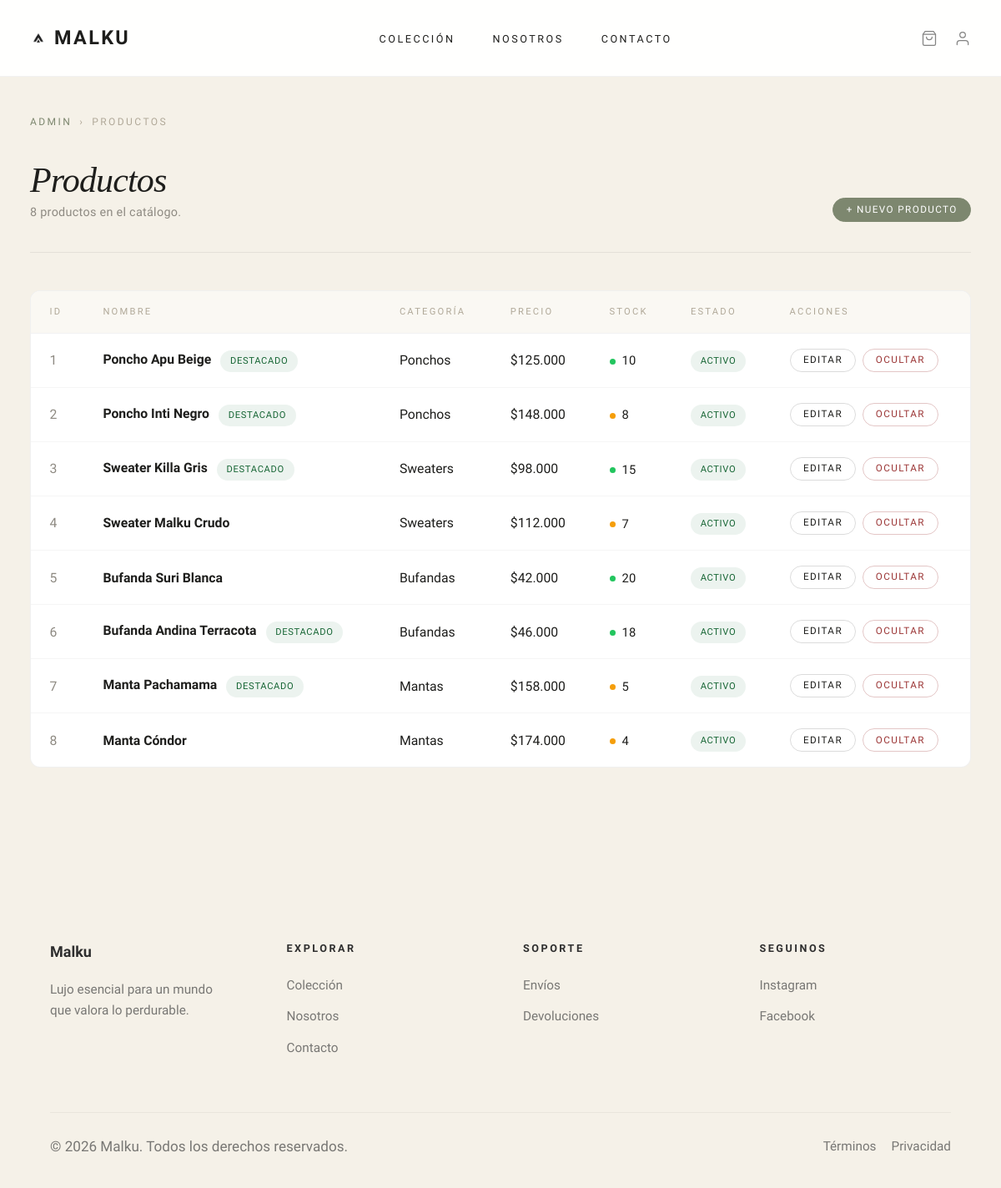
The app's page /public/admin/productos (signed in), older data.
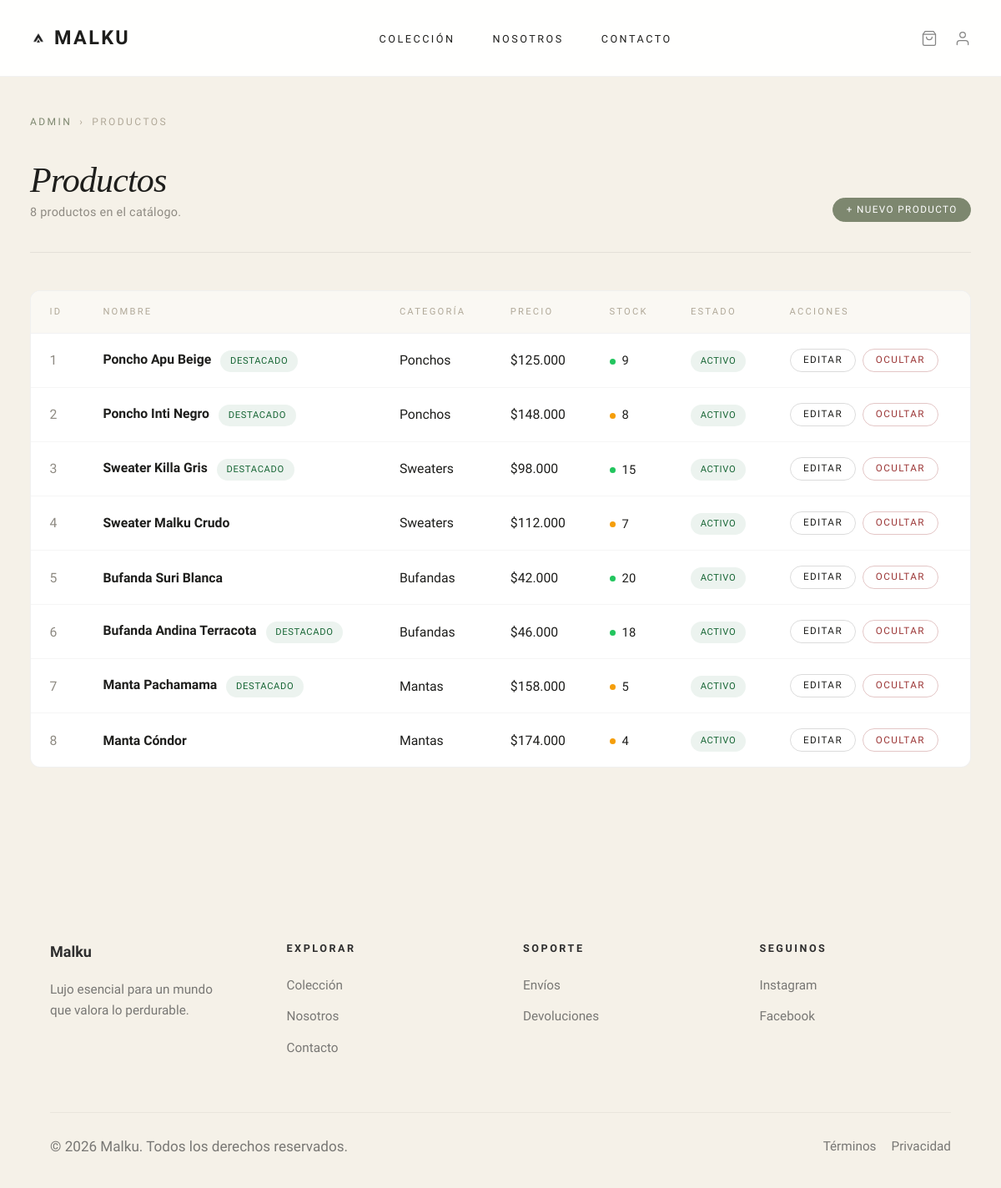
The same page, newer data.
### tables this page shows
CREATE TABLE `productos` (
  `id` int(11) NOT NULL,
  `categoria_id` int(11) NOT NULL,
  `nombre` varchar(150) NOT NULL,
  `slug` varchar(180) NOT NULL,
  `descripcion` text NOT NULL,
  `precio` decimal(10,2) NOT NULL,
  `stock` int(11) DEFAULT 0,
  `imagen_principal` varchar(255) NOT NULL,
  `destacado` tinyint(1) DEFAULT 0,
  `estado` enum('activo','oculto','agotado') DEFAULT 'activo',
  `fecha_creacion` timestamp NOT NULL DEFAULT current_timestamp(),
  `fecha_actualizacion` timestamp NOT NULL DEFAULT current_timestamp() ON UPDATE current_timestamp(),
  `materiales` text DEFAULT NULL,
  `cuidados` text DEFAULT NULL
);

CREATE TABLE `categorias` (
  `id` int(11) NOT NULL,
  `nombre` varchar(100) NOT NULL,
  `slug` varchar(120) NOT NULL,
  `descripcion` text DEFAULT NULL,
  `imagen` varchar(255) DEFAULT NULL,
  `estado` enum('activa','oculta') DEFAULT 'activa',
  `fecha_creacion` timestamp NOT NULL DEFAULT current_timestamp()
);

### app/controllers/admin/ProductoAdminController.php (called while the page is built, shortened)
<?php
require_once __DIR__ . '/../../repositories/ProductoRepository.php';
class ProductoAdminController
{
    private $repo;
    public function __construct()
    {
        $this->repo    = new ProductoRepository();
    }
    public function index()
    {
        $productos = $this->repo->obtenerTodos();
        require_once __DIR__ . '/../../views/admin/productos/index.php';
    }
}

### public/index.php (called while the page is built, shortened)
<?php
require_once __DIR__ .
    '/../routes/web.php';

### config/database.php (called while the page is built, shortened)
<?php
class Database
{
    private $HOST = 'localhost';
    private $DB_NAME = 'malku';
    private $USER = 'root';
    private $PASSWORD = '';
    private $CHARSET = 'utf8mb4';
    public function conectar()
    {
        try {
            $DSN = "mysql:host={$this->HOST};dbname={$this->DB_NAME};charset={$this->CHARSET}";
            $this->conexion = new PDO(
                $DSN,
                $this->USER,
                $this->PASSWORD
            );
            $this->conexion->setAttribute(
                PDO::ATTR_ERRMODE,
                PDO::ERRMODE_EXCEPTION
            );
            $this->conexion->setAttribute(
                PDO::ATTR_DEFAULT_FETCH_MODE,
                PDO::FETCH_ASSOC
            );
            $this->conexion->setAttribute(
                PDO::ATTR_EMULATE_PREPARES,
                false
            );
            return $this->conexion;
        } catch (PDOException $error) {
            die(
                'Error de conexión a la base de datos: ' .
                $error->getMessage()
            );
        }
    }
}

### app/repositories/ProductoRepository.php (called while the page is built, shortened)
<?php
require_once __DIR__ . '/../../config/database.php';
class ProductoRepository
{
    private $conexion;
    public function __construct($conexion = null)
    {
        if ($conexion) {
            $this->conexion = $conexion;
        } else {
            $this->conexion = (new Database())->conectar();
        }
    }
    public function obtenerTodos()
    {
        return $this->conexion->query("
            SELECT p.*, c.nombre AS categoria_nombre
            FROM productos p
            LEFT JOIN categorias c ON p.categoria_id = c.id
            ORDER BY p.fecha_creacion DESC
        ")->fetchAll(PDO::FETCH_ASSOC);
    }
}

### app/views/admin/productos/index.php (the view, shortened to what the changed rows need)
<?php require_once __DIR__ . '/../../layouts/header.php'; ?>
<main class="admin-page">
<div class="admin-wrap">
    <div class="admin-page-header">
        <div>
            <h1 class="admin-page-title">Productos</h1>
        </div>
    </div>
    <?php if (empty($productos)): ?>
    <div class="admin-empty">
        <p>No hay productos cargados todavía.</p>
        <a href="<?= BASE_URL ?>/admin/productos/crear" class="btn-admin">Crear primer producto</a>
    </div>
    <?php else: ?>
    <div class="admin-table-wrap">
        <table class="admin-table">
            <thead>
                <tr>
                    <th>ID</th>
                    <th>Nombre</th>
                    <th>Categoría</th>
                    <th>Precio</th>
                    <th>Stock</th>
                    <th>Estado</th>
                    <th>Acciones</th>
                </tr>
            </thead>
            <tbody>
            <?php foreach ($productos as $p): ?>
            <tr>
                <td style="color:#8e8a82"><?= $p['id'] ?></td>
                <td>
                    <strong><?= htmlspecialchars($p['nombre']) ?></strong>
                    <?php if ($p['destacado']): ?><span class="badge badge--activo" style="margin-left:0.4rem">Destacado</span><?php endif; ?>
                </td>
                <td><?= htmlspecialchars($p['categoria_nombre'] ?? '—') ?></td>
                <td>$<?= number_format($p['precio'], 0, ',', '.') ?></td>
                <td>
                    <?php
                    $s = (int)$p['stock'];
                    if ($s === 0)      echo '<span class="stock-dot stock-dot--out">'      . $s . '</span>';
                    elseif ($s <= 3)   echo '<span class="stock-dot stock-dot--critical">' . $s . '</span>';
                    elseif ($s <= 8)   echo '<span class="stock-dot stock-dot--low">'      . $s . '</span>';
                    else               echo '<span class="stock-dot stock-dot--ok">'       . $s . '</span>';
                    ?>
                </td>
                <td><span class="badge badge--<?= $p['estado'] ?>"><?= ucfirst($p['estado']) ?></span></td>
                <td>
                    <div class="table-actions">
                        <a href="<?= BASE_URL ?>/admin/productos/editar/<?= $p['id'] ?>" class="btn-admin-secondary btn-admin-sm">Editar</a>
                        <button class="btn-admin-danger btn-admin-sm" onclick="confirmarEliminar(<?= $p['id'] ?>, '<?= addslashes($p['nombre']) ?>')">Ocultar</button>
                    </div>
                </td>
            </tr>
            <?php endforeach; ?>
            </tbody>
        </table>
    </div>
    <?php endif; ?>
</div>
</main>
<?php require_once __DIR__ . '/../../layouts/footer.php'; ?>

Row changes from the older to the newer data that the page shows:
changed productos "Poncho Apu Beige": stock "10" → "9"
